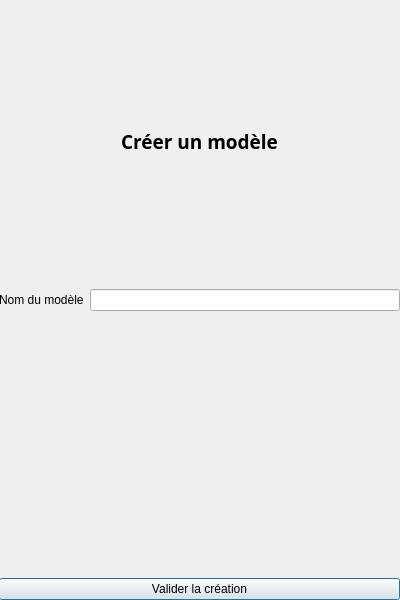
<?xml version="1.0" encoding="UTF-8"?>
<ui version="4.0">
 <class>V_CreateTemplateForm</class>
 <widget class="QDialog" name="V_CreateTemplateForm">
  <property name="geometry">
   <rect>
    <x>0</x>
    <y>0</y>
    <width>400</width>
    <height>600</height>
   </rect>
  </property>
  <property name="windowTitle">
   <string>Coucou</string>
  </property>
  <property name="modal">
   <bool>false</bool>
  </property>
  <widget class="QWidget" name="verticalLayoutWidget">
   <property name="geometry">
    <rect>
     <x>-1</x>
     <y>-1</y>
     <width>401</width>
     <height>601</height>
    </rect>
   </property>
   <layout class="QVBoxLayout" name="verticalLayout">
    <item>
     <widget class="QLabel" name="label">
      <property name="font">
       <font>
        <family>Arial Black</family>
        <pointsize>14</pointsize>
        <weight>75</weight>
        <bold>true</bold>
       </font>
      </property>
      <property name="text">
       <string>Créer un modèle</string>
      </property>
      <property name="alignment">
       <set>Qt::AlignCenter</set>
      </property>
     </widget>
    </item>
    <item>
     <layout class="QFormLayout" name="formLayout">
      <item row="0" column="0">
       <widget class="QLabel" name="label_2">
        <property name="text">
         <string>Nom du modèle</string>
        </property>
       </widget>
      </item>
      <item row="0" column="1">
       <widget class="QLineEdit" name="lineEdit"/>
      </item>
     </layout>
    </item>
    <item>
     <widget class="QPushButton" name="pushButton">
      <property name="text">
       <string>Valider la création</string>
      </property>
     </widget>
    </item>
   </layout>
  </widget>
 </widget>
 <resources/>
 <connections/>
</ui>
